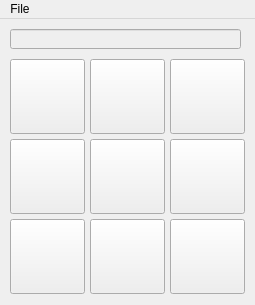
<?xml version="1.0" encoding="UTF-8"?>
<ui version="4.0">
 <class>Form_XO</class>
 <widget class="QMainWindow" name="Form_XO">
  <property name="geometry">
   <rect>
    <x>0</x>
    <y>0</y>
    <width>255</width>
    <height>305</height>
   </rect>
  </property>
  <property name="windowTitle">
   <string>XO</string>
  </property>
  <widget class="QWidget" name="centralwidget">
   <widget class="QPushButton" name="Button11">
    <property name="geometry">
     <rect>
      <x>10</x>
      <y>40</y>
      <width>75</width>
      <height>75</height>
     </rect>
    </property>
    <property name="text">
     <string/>
    </property>
   </widget>
   <widget class="QLineEdit" name="Text_Status">
    <property name="enabled">
     <bool>false</bool>
    </property>
    <property name="geometry">
     <rect>
      <x>10</x>
      <y>10</y>
      <width>231</width>
      <height>20</height>
     </rect>
    </property>
   </widget>
   <widget class="QPushButton" name="Button12">
    <property name="geometry">
     <rect>
      <x>90</x>
      <y>40</y>
      <width>75</width>
      <height>75</height>
     </rect>
    </property>
    <property name="text">
     <string/>
    </property>
   </widget>
   <widget class="QPushButton" name="Button13">
    <property name="geometry">
     <rect>
      <x>170</x>
      <y>40</y>
      <width>75</width>
      <height>75</height>
     </rect>
    </property>
    <property name="text">
     <string/>
    </property>
   </widget>
   <widget class="QPushButton" name="Button21">
    <property name="geometry">
     <rect>
      <x>10</x>
      <y>120</y>
      <width>75</width>
      <height>75</height>
     </rect>
    </property>
    <property name="text">
     <string/>
    </property>
   </widget>
   <widget class="QPushButton" name="Button22">
    <property name="geometry">
     <rect>
      <x>90</x>
      <y>120</y>
      <width>75</width>
      <height>75</height>
     </rect>
    </property>
    <property name="text">
     <string/>
    </property>
   </widget>
   <widget class="QPushButton" name="Button23">
    <property name="geometry">
     <rect>
      <x>170</x>
      <y>120</y>
      <width>75</width>
      <height>75</height>
     </rect>
    </property>
    <property name="text">
     <string/>
    </property>
   </widget>
   <widget class="QPushButton" name="Button31">
    <property name="geometry">
     <rect>
      <x>10</x>
      <y>200</y>
      <width>75</width>
      <height>75</height>
     </rect>
    </property>
    <property name="text">
     <string/>
    </property>
   </widget>
   <widget class="QPushButton" name="Button32">
    <property name="geometry">
     <rect>
      <x>90</x>
      <y>200</y>
      <width>75</width>
      <height>75</height>
     </rect>
    </property>
    <property name="text">
     <string/>
    </property>
   </widget>
   <widget class="QPushButton" name="Button33">
    <property name="geometry">
     <rect>
      <x>170</x>
      <y>200</y>
      <width>75</width>
      <height>75</height>
     </rect>
    </property>
    <property name="text">
     <string/>
    </property>
   </widget>
  </widget>
  <widget class="QMenuBar" name="menuBar">
   <property name="geometry">
    <rect>
     <x>0</x>
     <y>0</y>
     <width>255</width>
     <height>21</height>
    </rect>
   </property>
   <widget class="QMenu" name="menuFile">
    <property name="title">
     <string>File</string>
    </property>
    <addaction name="Menu_File_NewGame"/>
   </widget>
   <addaction name="menuFile"/>
  </widget>
  <action name="Menu_File_NewGame">
   <property name="text">
    <string>New Game</string>
   </property>
   <property name="shortcut">
    <string>Ctrl+N</string>
   </property>
  </action>
 </widget>
 <resources/>
 <connections/>
</ui>
